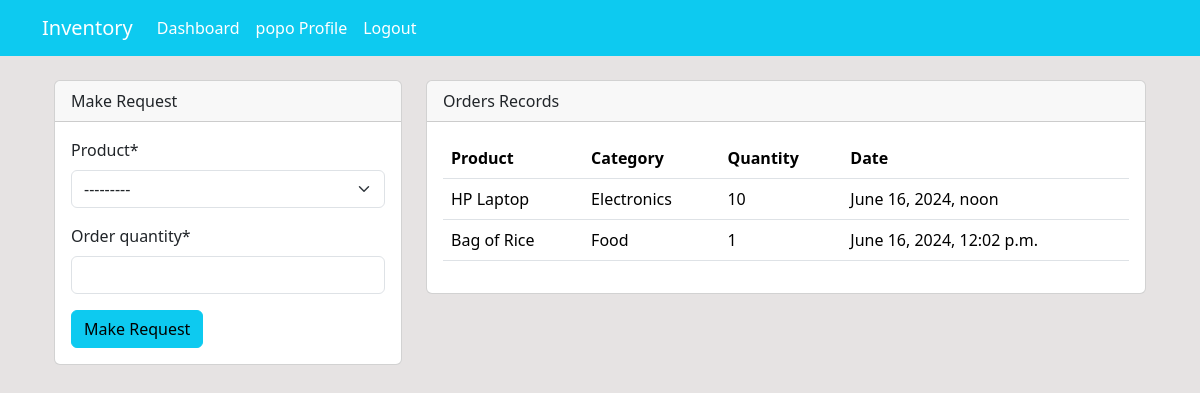
/dashboard/ (signed in), run on an earlier commit of the app's database.
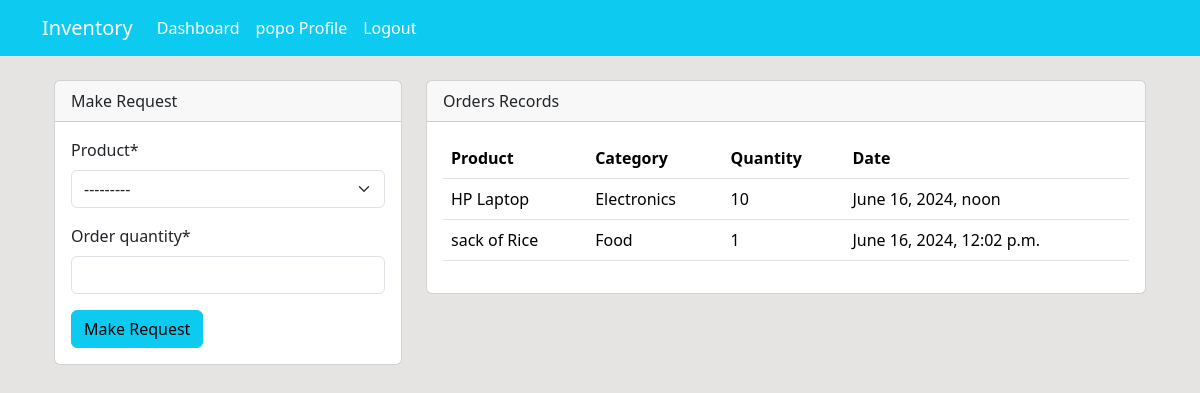
And on a later commit of the database.
### dashboard/models.py (models this page shows, shortened)
class Order(models.Model):
    product = models.ForeignKey(Product, on_delete=models.CASCADE, null=True)
    staff = models.ForeignKey(User, on_delete=models.CASCADE, null=True)
    order_quantity = models.PositiveIntegerField(null=True)
    date = models.DateTimeField(auto_now_add=True)
    class Meta:
        verbose_name_plural = 'Order'

class Product(models.Model):
    name = models.CharField(max_length=100, null=True)
    quantity = models.PositiveIntegerField(null=True)
    category = models.CharField(max_length=50, choices=CATEGORY, null=True)
    class Meta:
        verbose_name_plural = 'Product'
    def __str__(self):
        return f'{self.name} - {self.quantity}'

### dashboard/views.py (the view)
# urls.py: path('dashboard/', views.index, name='index'),
@login_required(login_url='user-login')
def index(request):
    orders = Order.objects.all()
    if request.method == 'POST':
        form = OrderForm(request.POST)
        if form.is_valid():
            instance = form.save(commit=False)
            instance.staff = request.user
            instance.save()
            return redirect('index')
    else:
        form = OrderForm()
    context = {
        'orders': orders,
        'form': form,
    }
    return render(request, 'dashboard/index.html', context)

### dashboard/forms.py
class OrderForm(forms.ModelForm):
    class Meta:
        model = Order
        fields = ['product', 'order_quantity']

### templates/dashboard/index.html (shortened to what the changed rows need)
{% extends "components/base.html" %}
{% block content %}
{% if user.is_authenticated and user.is_staff and user.is_superuser %}
{% include 'components/topside.html' %}
<div class="row ">
    <div class="col-md-6 my-4">
        <div class="bg-white">
            <div class="card-body">
                <canvas id="myChart1" width="400" height="300"></canvas>
                <script>
                    var ctx = document.getElementById('myChart1').getContext('2d');
                    var myChart1 = new Chart(ctx, {
                        type: 'pie',
                        data: {
                            labels: [{% for product in product %} '{{product.name}}', {% endfor %}],
                    datasets: [{
                        label: 'Number of Products',
                        data: [{% for product in product %} {{ product.quantity }}, {% endfor %}],
                        backgroundColor: [
                            'rgba(255, 99, 132, 1)',
                            'rgba(54, 162, 235, 1)',
                            'rgba(255, 206, 86, 1)',
                            'rgba(75, 192, 192, 1)',
                            'rgba(153, 102, 255, 1)',
                            'rgba(255, 159, 64, 1)'
                        ],
                            borderColor: [
                                'rgba(255, 99, 132, 1)',
                                'rgba(54, 162, 235, 1)',
                                'rgba(255, 206, 86, 1)',
                                'rgba(75, 192, 192, 1)',
                                'rgba(153, 102, 255, 1)',
                                'rgba(255, 159, 64, 1)'
                            ],
                                borderWidth: 1
                    }]
                        },
                    options: {
                        scales: {
                            yAxes: [{
                                ticks: {
                                    beginAtZero: true
                                }
                            }]
                        }
                    }
                    });
                </script>
            </div>
        </div>
    </div>
    <div class="col-md-6 my-4">
        <div class="bg-white">
            <div class="card-body">
                <canvas id="myChart" width="400" height="300"></canvas>
                <script>
                    var ctx = document.getElementById('myChart').getContext('2d');
                    var myChart = new Chart(ctx, {
                        type: 'bar',
                        data: {
                            labels: [{% for order in order %} '{{order.name}}',{% endfor %}],
                    datasets: [{
                        label: 'Orders',
                        data: [{% for order in order %} {{ order.order_quantity }}, {% endfor %}],
                        backgroundColor: [
                            'rgba(255, 99, 132, 1)',
                            'rgba(54, 162, 235, 1)',
                            'rgba(255, 206, 86, 1)',
                            'rgba(75, 192, 192, 1)',
                            'rgba(153, 102, 255, 1)',
                            'rgba(255, 159, 64, 1)'
                        ],
                            borderColor: [
                                'rgba(255, 99, 132, 1)',
                                'rgba(54, 162, 235, 1)',
                                'rgba(255, 206, 86, 1)',
                                'rgba(75, 192, 192, 1)',
                                'rgba(153, 102, 255, 1)',
                                'rgba(255, 159, 64, 1)'
                            ],
                                borderWidth: 1
                    }]
                        },
                    options: {
                        scales: {
                            yAxes: [{
                                ticks: {
                                    beginAtZero: true
                                }
                            }]
                        }
                    }
                    });
                </script>
            </div>
        </div>
    </div>
</div>
{% else %}
{% include "dashboard/staff_index.html" %}
{% endif %}
{% endblock %}

### templates/dashboard/staff_index.html (shortened to what this page needs)
{% load crispy_forms_tags %}
<div class="container">
    <div class="row mt-4">
        <div class="col-md-4">
            <div class="card">
                <div class="card-header">
                    Make Request
                </div>
                <div class="card-body">
                    <form method="POST">
                        {{ form|crispy }}
                        <input class="btn btn-info btn-block" type="submit" value="Make Request">
                    </form>
                </div>
            </div>
        </div>
        <div class="col-md-8">
            <div class="card">
                <div class="card-header">
                    Orders Records
                </div>
                <div class="card-body">
                    <table class="table bg-white">
                        <thead class="bg-info text-white">
                            <tr>
                                <th scope="col">Product</th>
                                <th scope="col">Category</th>
                                <th scope="col">Quantity</th>
                                <th scope="col">Date</th>
                            </tr>
                        </thead>
                        <tbody>
                            {% for order in orders %}
                            {% if order.staff == user %}
                            <tr>
                                <td>{{ order.product.name }}</td>
                                <td>{{ order.product.category }}</td>
                                <td>{{ order.order_quantity }}</td>
                                <td>{{ order.date }}</td>
                            </tr>
                            {% endif %}
                            {% endfor %}
                        </tbody>
                    </table>
                </div>
            </div>
        </div>
    </div>
</div>

What changed in the data, as far as the page shows it:
changed through a linked row, Order "Food": product.name "Bag of Rice" → "sack of Rice"
